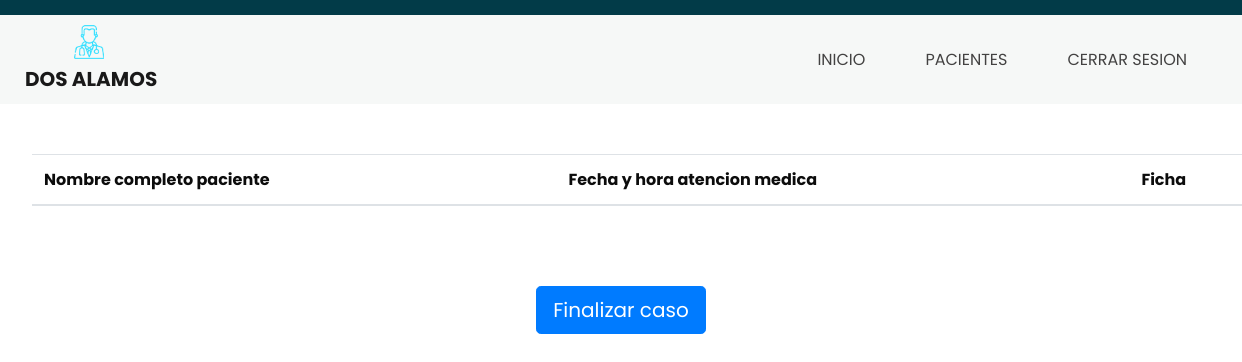
Before: /pacientes/29/ with the older database file.
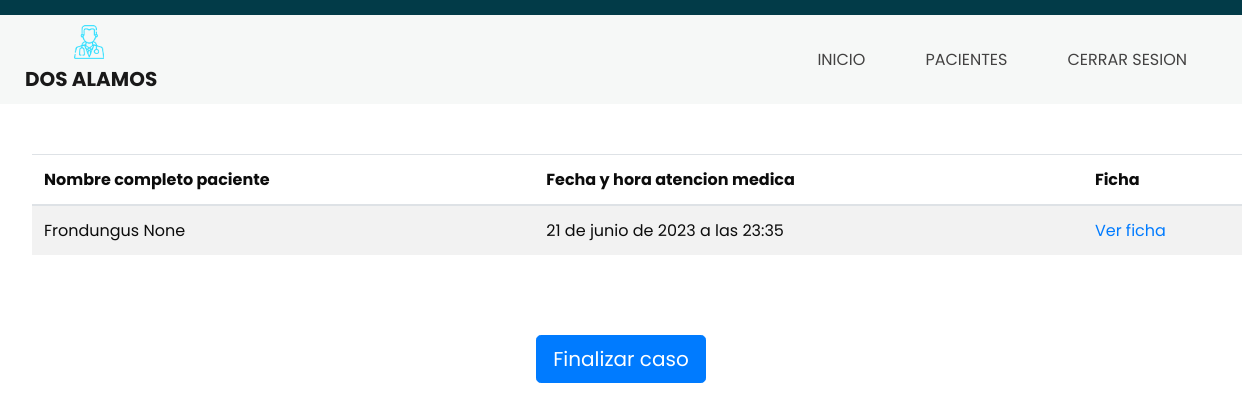
After: the same page with the newer database file.
### core/models.py (models this page shows)
class HoraTomada(models.Model):
    nombrePaciente = models.ForeignKey(User, on_delete=models.PROTECT, verbose_name='Paciente', null=True, related_name='horas_paciente')
    apellidoPaciente = models.CharField(max_length=50, verbose_name='Apellido del paciente',null=True)
    nombreComuna = models.CharField(max_length=50, verbose_name='Comuna del paciente',null=True)
    correoPaciente = models.CharField(max_length=50, verbose_name='Correo del paciente',null=True)
    fecha_creacion = models.DateTimeField(auto_now_add=True)
    hora = models.DateTimeField(auto_now_add=True)
    doctor = models.ForeignKey(User, on_delete=models.PROTECT, verbose_name='Medico', null=True, related_name='horas_doctor')
    ESTADO_CHOICES = (
        ('abierto', 'Abierto'),
        ('cerrado', 'Cerrado'),
    )
    estado = models.CharField(max_length=10, choices=ESTADO_CHOICES, default='abierto')

### core/views.py (the view)
# urls.py: path('pacientes/<id>/', pacientes, name="pacientes"),
def pacientes(request, id):
    usuario = get_object_or_404(User, pk=id)
    horaTomada = HoraTomada.objects.filter(doctor=id, estado='cerrado')
    user_id = request.user.id  # Obtener el ID del usuario logueado
    data = {
        'usuario':usuario,
        'horaTomada':horaTomada,
        'user_id': user_id
    }
    return render(request, 'core/pacientes.html',data)

### core/templates/core/pacientes.html (shortened to what this page needs)
{%load static%}
<head>
  <link rel="stylesheet" type="text/css"
    href="https://cdnjs.cloudflare.com/ajax/libs/OwlCarousel2/2.1.3/assets/owl.carousel.min.css" />
  <link rel="stylesheet" href="https://cdn.jsdelivr.net/npm/bootstrap@4.0.0/dist/css/bootstrap.min.css"
>
  <link href="{% static 'core/css/style.css'%}" rel="stylesheet" />
  <link href="{% static 'css/responsive.css' %}" rel="stylesheet" />
</head>
<body>
  <div class="hero_area">
    <header class="header_section">
      <div class="container-fluid">
        <nav class="navbar navbar-expand-lg custom_nav-container">
          <a class="navbar-brand" href="{% url 'vista_medico' %}">
            <img src="{% static 'core/IMG/logo.png' %}" alt="Logo">
            <span>Dos alamos</span>
          </a>
          <div class="collapse navbar-collapse" id="navbarSupportedContent">
            <ul class="navbar-nav ml-auto">
              <li class="nav-item active">
                <a class="nav-link" href="{% url 'vista_medico' %}">Inicio <span class="sr-only">(current)</span></a>
              </li>
              <li class="nav-item">
                <a class="nav-link" href="{% url 'pacientes' user_id %}">Pacientes</a>
              </li>
              <li class="nav-item">
                <a class="nav-link" href="#">Cerrar Sesion</a>
              </li>
            </ul>
          </div>
        </nav>
      </div>
    </header>
    <div class="tabla">
      <table class="table table-striped">
        <thead>
          <tr>
            <th scope="col">Nombre completo paciente</th>
            <th scope="col">Fecha y hora atencion medica</th>
            <th scope="col">Ficha</th>
          </tr>
        </thead>
        <tbody>
          {% for h in horaTomada %}
          <tr>
            <td>{{h.nombrePaciente}} {{h.apellidoPaciente}}</td>
            <td>{{h.fecha_creacion}}</td>
            <td><a href="{% url 'ficha' %}">Ver ficha</a></td>
          </tr>
          {% endfor %}
        </tbody>
      </table>
      <div class="d-flex justify-content-center mt-3 md-3 p-5">
        <button type="button" class="btn btn-primary btn-lg citas">
          Finalizar caso
        </button>
      </div>
    </div>
</body>
</html>

Changed rows visible on the page:
added HoraTomada: nombrePaciente "Frondungus", apellidoPaciente "None", fecha_creacion "21 de junio de 2023 a las 23:35"
